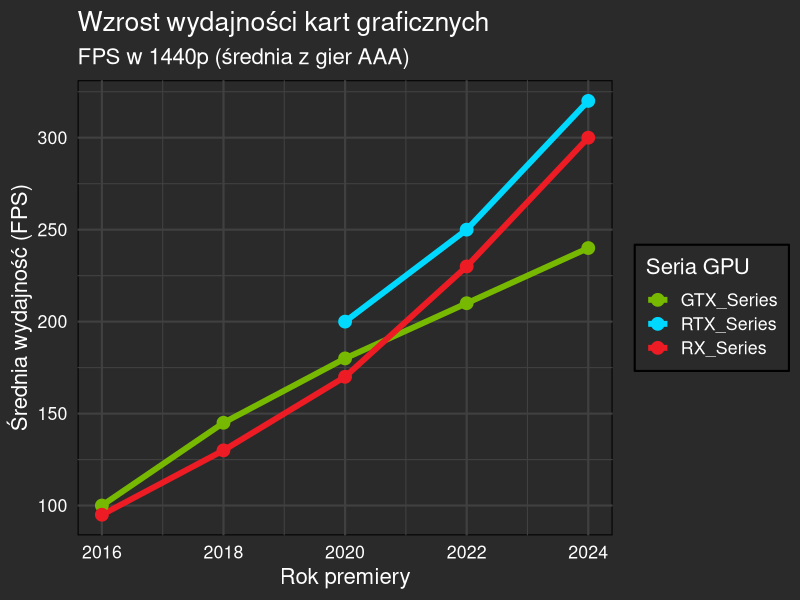
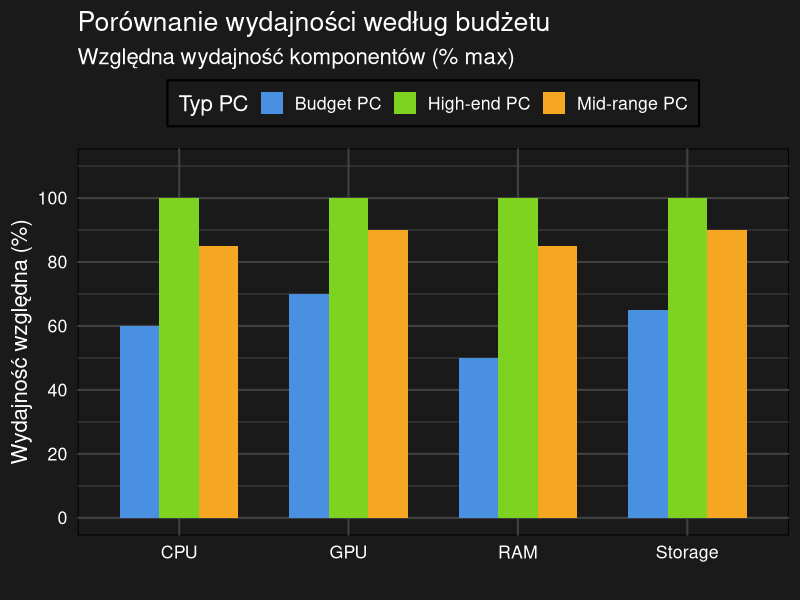
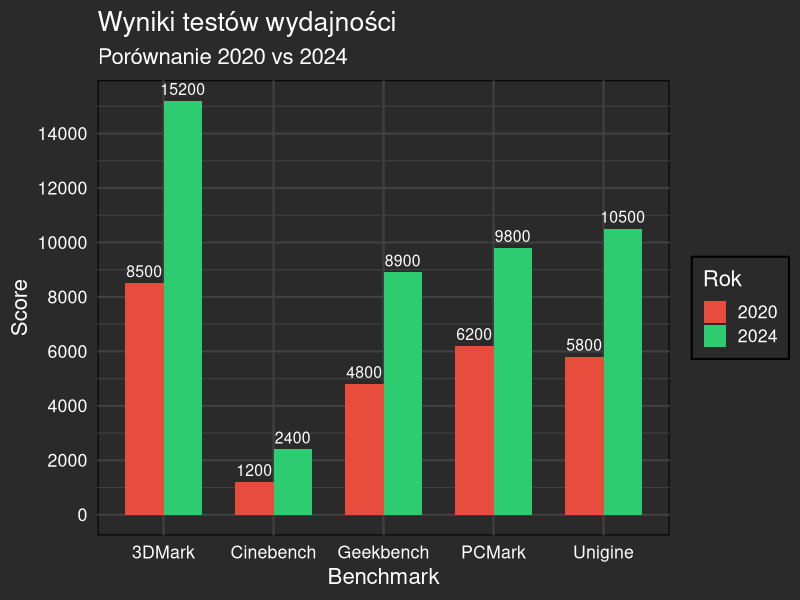
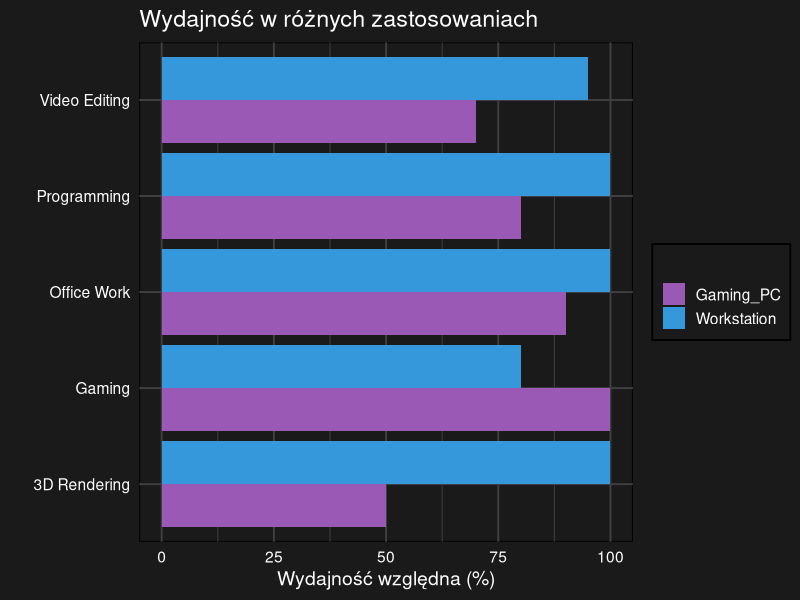

These figures' R source, in order:
## ---- chunk 1
#| echo: false
#| fig-width: 10
#| fig-height: 6

library(ggplot2)
library(dplyr)

#Ewolucja GPU (serie RTX pojawiły się później)
gpu_evolution <- data.frame(
  Rok = c(2016, 2018, 2020, 2022, 2024),
  GTX_Series = c(100, 145, 180, 210, 240),
  RTX_Series = c(NA, NA, 200, 250, 320),
  RX_Series = c(95, 130, 170, 230, 300)
)

gpu_evolution_long <- tidyr::pivot_longer(gpu_evolution, 
                  cols = -Rok, 
                  names_to = "Series", 
                  values_to = "FPS")

ggplot(gpu_evolution_long, aes(x = Rok, y = FPS, color = Series, group = Series)) +
  geom_line(size = 2, na.rm = TRUE) +
  geom_point(size = 4, na.rm = TRUE) +
  labs(
    title = "Wzrost wydajności kart graficznych",
    subtitle = "FPS w 1440p (średnia z gier AAA)",
    x = "Rok premiery",
    y = "Średnia wydajność (FPS)",
    color = "Seria GPU"
  ) +
  theme_minimal(base_size = 16) +
  theme(
    plot.background = element_rect(fill = "#2a2a2a", color = NA),
    panel.background = element_rect(fill = "#2a2a2a"),
    text = element_text(color = "white"),
    axis.text = element_text(color = "white"),
    panel.grid = element_line(color = "#404040"),
    legend.background = element_rect(fill = "#2a2a2a"),
    legend.text = element_text(color = "white")
  ) +
  scale_color_manual(values = c("GTX_Series" = "#76B900", 
                                 "RTX_Series" = "#00D9FF",
                                 "RX_Series" = "#ED1C24")) +
  scale_y_continuous(breaks = seq(0, 350, 50))
## ---- chunk 2
#| echo: false
#| fig-width: 10
#| fig-height: 6

#Porównanie z różnymi konfiguracjami PC
komponenty <- data.frame(
  Komponent = rep(c("CPU", "GPU", "RAM", "Storage"), 3),
  Typ = rep(c("Budget PC", "Mid-range PC", "High-end PC"), each = 4),
  Wydajnosc = c(
    # Budget
    60, 70, 50, 65,
    # Mid-range
    85, 90, 85, 90,
    # High-end
    100, 100, 100, 100
  )
)

ggplot(komponenty, aes(x = Komponent, y = Wydajnosc, fill = Typ)) +
  geom_col(position = "dodge", width = 0.7) +
  labs(
    title = "Porównanie wydajności według budżetu",
    subtitle = "Względna wydajność komponentów (% max)",
    x = "",
    y = "Wydajność względna (%)",
    fill = "Typ PC"
  ) +
  theme_minimal(base_size = 16) +
  theme(
    plot.background = element_rect(fill = "#1a1a1a", color = NA),
    panel.background = element_rect(fill = "#1a1a1a"),
    text = element_text(color = "white"),
    axis.text = element_text(color = "white"),
    panel.grid = element_line(color = "#404040"),
    legend.background = element_rect(fill = "#1a1a1a"),
    legend.text = element_text(color = "white"),
    legend.position = "top"
  ) +
  scale_fill_manual(values = c("Budget PC" = "#4A90E2", "Mid-range PC" = "#F5A623", "High-end PC" = "#7ED321")) +
  scale_y_continuous(breaks = seq(0, 100, 20), limits = c(0, 110))
## ---- chunk 3
#| echo: false
#| fig-width: 10
#| fig-height: 6

#Dane benchmarkowe
benchmark_data <- data.frame(
  Test = c("3DMark", "Cinebench", "Geekbench", "PCMark", "Unigine"),
  Score_2020 = c(8500, 1200, 4800, 6200, 5800),
  Score_2024 = c(15200, 2400, 8900, 9800, 10500)
)

benchmark_long <- tidyr::pivot_longer(benchmark_data, 
                 cols = starts_with("Score"), 
                 names_to = "Rok",
                 names_prefix = "Score_",
                 values_to = "Score")

ggplot(benchmark_long, aes(x = Test, y = Score, fill = Rok)) +
  geom_col(position = "dodge", width = 0.7) +
  geom_text(aes(label = Score), 
            position = position_dodge(width = 0.7),
            vjust = -0.5, color = "white", size = 4) +
  labs(
    title = "Wyniki testów wydajności",
    subtitle = "Porównanie 2020 vs 2024",
    x = "Benchmark",
    y = "Score",
    fill = "Rok"
  ) +
  theme_minimal(base_size = 16) +
  theme(
    plot.background = element_rect(fill = "#2a2a2a", color = NA),
    panel.background = element_rect(fill = "#2a2a2a"),
    text = element_text(color = "white"),
    axis.text = element_text(color = "white"),
    panel.grid = element_line(color = "#404040"),
    legend.background = element_rect(fill = "#2a2a2a"),
    legend.text = element_text(color = "white")
  ) +
  scale_fill_manual(values = c("2020" = "#E74C3C", "2024" = "#2ECC71")) +
  scale_y_continuous(breaks = seq(0, 16000, 2000))
## ---- chunk 4
#| echo: false
#| fig-width: 10
#| fig-height: 5

#Porównanie zastosowań
zastosowania <- data.frame(
  Zadanie = c("Gaming", "Video Editing", "3D Rendering", "Programming", "Office Work"),
  Gaming_PC = c(100, 70, 50, 80, 90),
  Workstation = c(80, 95, 100, 100, 100)
)

zastosowania_long <- tidyr::pivot_longer(zastosowania, 
                  cols = -Zadanie,
                  names_to = "Typ",
                  values_to = "Wydajnosc")

ggplot(zastosowania_long, aes(x = Zadanie, y = Wydajnosc, fill = Typ)) +
  geom_col(position = "dodge") +
  coord_flip() +
  theme_minimal(base_size = 14) +
  theme(
    plot.background = element_rect(fill = "#1a1a1a", color = NA),
    panel.background = element_rect(fill = "#1a1a1a"),
    text = element_text(color = "white"),
    axis.text = element_text(color = "white"),
    panel.grid = element_line(color = "#404040"),
    legend.background = element_rect(fill = "#1a1a1a"),
    legend.text = element_text(color = "white")
  ) +
  labs(title = "Wydajność w różnych zastosowaniach",
       x = "", y = "Wydajność względna (%)", fill = "") +
  scale_fill_manual(values = c("Gaming_PC" = "#9B59B6", "Workstation" = "#3498DB"))
